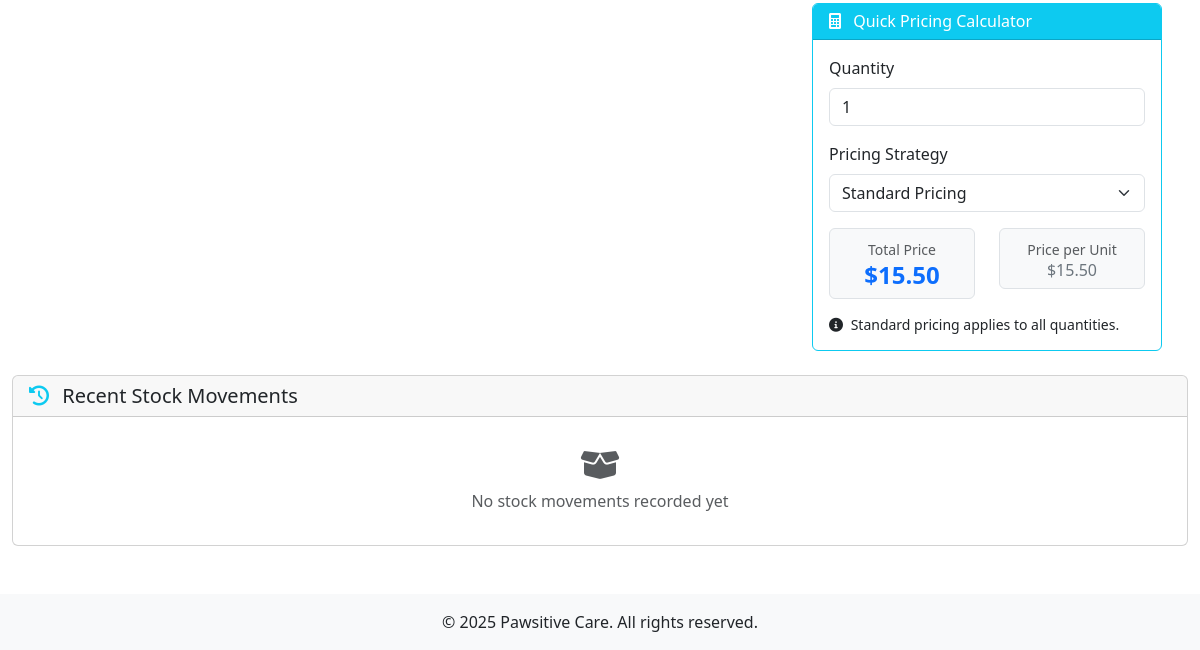
Before: /inventory/items/1/ (signed in, lower part) with the older database file.
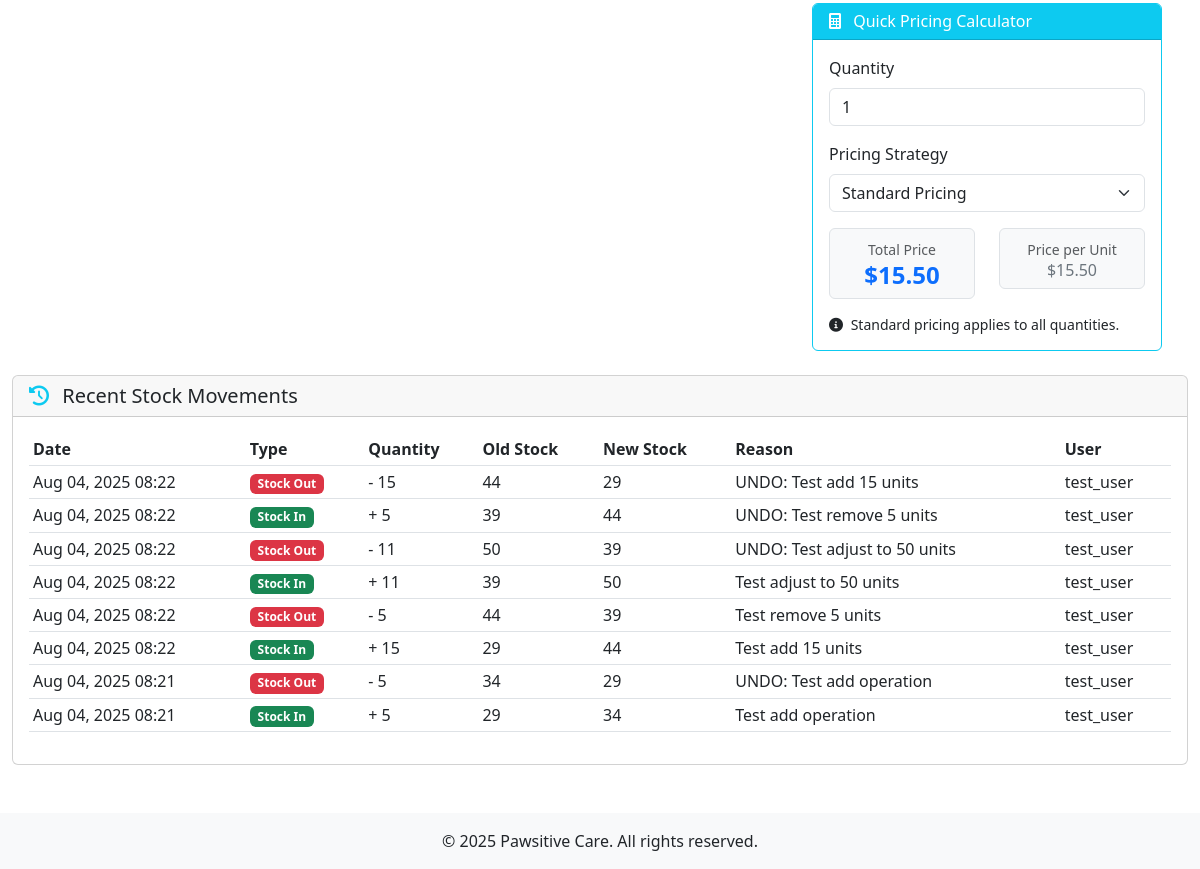
After: the same page with the newer database file.
### inventory/models.py (models this page shows, shortened)
class StockMovement(models.Model):
    MOVEMENT_TYPES = [
        ('IN', 'Stock In'),
        ('OUT', 'Stock Out'),
        ('ADJUSTMENT', 'Adjustment'),
        ('EXPIRED', 'Expired'),
        ('DAMAGED', 'Damaged'),
    ]
    item = models.ForeignKey(InventoryItem, on_delete=models.CASCADE, related_name='movements')
    movement_type = models.CharField(max_length=20, choices=MOVEMENT_TYPES)
    quantity = models.PositiveIntegerField()
    reason = models.CharField(max_length=200)
    old_quantity = models.PositiveIntegerField()
    new_quantity = models.PositiveIntegerField()
    created_by = models.ForeignKey(settings.AUTH_USER_MODEL, on_delete=models.SET_NULL, null=True)
    created_at = models.DateTimeField(auto_now_add=True)
    notes = models.TextField(blank=True)
    class Meta:
        ordering = ['-created_at']

### accounts/models.py (models this page shows, shortened)
class CustomUser(AbstractUser):
    ROLE_CHOICES = [
        ('admin', 'Admin'),
        ('vet', 'Veterinarian'),
        ('staff', 'Staff'),
        ('client', 'Client'),
    ]
    phone = models.CharField(max_length=20, blank=False)
    address = models.TextField(blank=False)
    role = models.CharField(max_length=10, choices=ROLE_CHOICES, default='client')
    def is_admin(self):
        return self.role == 'admin'
    def is_vet(self):
        return self.role == 'vet'
    def is_staff_member(self):
        return self.role == 'staff'

### inventory/views.py (the view)
# urls.py: path('items/<int:pk>/', views.InventoryItemDetailView.as_view(), name='item_detail'),
class InventoryItemDetailView(LoginRequiredMixin, DetailView):
    model = InventoryItem
    template_name = 'inventory/item_detail.html'
    context_object_name = 'item'
    def get_context_data(self, **kwargs):
        context = super().get_context_data(**kwargs)
        item = self.get_object()
        context['recent_movements'] = StockMovement.objects.filter(
            item=item
        ).select_related('created_by').order_by('-created_at')[:10]
        pricing_examples = {}
        base_price = item.unit_price
        standard_strategy = StandardPricing()
        pricing_examples['standard'] = {
            'qty_1': standard_strategy.calculate_price(base_price, 1),
            'qty_5': standard_strategy.calculate_price(base_price, 5),
            'qty_10': standard_strategy.calculate_price(base_price, 10),
            'qty_25': standard_strategy.calculate_price(base_price, 25),
            'qty_50': standard_strategy.calculate_price(base_price, 50),
        }
        bulk_strategy = BulkDiscountPricing(discount_tiers={10: 0.05, 25: 0.10, 50: 0.15})
        pricing_examples['bulk'] = {
            'qty_1': bulk_strategy.calculate_price(base_price, 1),
            'qty_5': bulk_strategy.calculate_price(base_price, 5),
            'qty_10': bulk_strategy.calculate_price(base_price, 10),
            'qty_25': bulk_strategy.calculate_price(base_price, 25),
            'qty_50': bulk_strategy.calculate_price(base_price, 50),
        }
        premium_strategy = PremiumPricing(premium_rate=-0.15)  # 15% discount (negative rate)
        pricing_examples['premium'] = {
            'qty_1': premium_strategy.calculate_price(base_price, 1),
            'qty_5': premium_strategy.calculate_price(base_price, 5),
            'qty_10': premium_strategy.calculate_price(base_price, 10),
            'qty_25': premium_strategy.calculate_price(base_price, 25),
            'qty_50': premium_strategy.calculate_price(base_price, 50),
        }
        membership_strategy = MembershipPricing(member_discount=0.12)  # 12% discount
        pricing_examples['membership'] = {
            'qty_1': membership_strategy.calculate_price(base_price, 1),
            'qty_5': membership_strategy.calculate_price(base_price, 5),
            'qty_10': membership_strategy.calculate_price(base_price, 10),
            'qty_25': membership_strategy.calculate_price(base_price, 25),
            'qty_50': membership_strategy.calculate_price(base_price, 50),
        }
        seasonal_strategy = SeasonalPricing(seasonal_multiplier=0.90)  # 10% summer discount
        pricing_examples['seasonal'] = {
            'qty_1': seasonal_strategy.calculate_price(base_price, 1),
            'qty_5': seasonal_strategy.calculate_price(base_price, 5),
            'qty_10': seasonal_strategy.calculate_price(base_price, 10),
            'qty_25': seasonal_strategy.calculate_price(base_price, 25),
            'qty_50': seasonal_strategy.calculate_price(base_price, 50),
        }
        if item.expiry_date:
            clearance_strategy = ClearancePricing(clearance_rate=0.30)  # 30% clearance discount
            pricing_examples['clearance'] = {
                'qty_1': clearance_strategy.calculate_price(base_price, 1, expiry_date=item.expiry_date),
                'qty_5': clearance_strategy.calculate_price(base_price, 5, expiry_date=item.expiry_date),
                'qty_10': clearance_strategy.calculate_price(base_price, 10, expiry_date=item.expiry_date),
                'qty_25': clearance_strategy.calculate_price(base_price, 25, expiry_date=item.expiry_date),
                'qty_50': clearance_strategy.calculate_price(base_price, 50, expiry_date=item.expiry_date),
            }
        context['pricing_examples'] = pricing_examples
        pricing_context = PricingContext(StandardPricing())
        context['standard_price'] = pricing_context.calculate_price(item.unit_price, 1)
        pricing_context.set_strategy(BulkDiscountPricing())
        context['bulk_price'] = pricing_context.calculate_price(item.unit_price, 10)
        return context

### inventory/models.py (called while the page is built)
    def get_queryset(self):
        return InventoryQuerySet(self.model, using=self._db)

    def is_low_stock(self):
        return self.quantity_in_stock <= self.minimum_stock_level

    def is_out_of_stock(self):
        return self.quantity_in_stock == 0

    def is_expiring_soon(self, days=30):
        if not self.expiry_date:
            return False
        cutoff_date = timezone.now().date() + timezone.timedelta(days=days)
        return self.expiry_date <= cutoff_date

    def calculate_total_value(self):
        return self.unit_price * self.quantity_in_stock

    @property
    def selling_price(self):
        return self.unit_price

### inventory/patterns/strategy.py (called while the page is built)
    def calculate_price(self, base_price: Decimal, quantity: int, **kwargs) -> Decimal:
        return base_price * Decimal(str(quantity))

    def get_strategy_name(self) -> str:
        return "Standard Pricing"

    def get_description(self) -> str:
        return "Standard pricing with no discounts or modifications"

    def get_strategy_name(self) -> str:
        return "Bulk Discount Pricing"

    def set_strategy(self, strategy: PricingStrategy):
        self._strategy = strategy

### inventory/templates/inventory/item_detail.html (shortened to what this page needs)
{% extends 'base.html' %}
{% load static %}
{% block content %}
<div class="container-fluid py-4">
  <div class="row mb-4">
    <div class="col-md-8">
    </div>
    <div class="col-md-4">
      <div class="mt-4">
        {% include 'inventory/widgets/pricing_calculator.html' %}
      </div>
    </div>
  </div>
  <div class="row">
    <div class="col-12">
      <div class="card">
        <div class="card-header">
          <h5 class="card-title mb-0">
            <i class="fas fa-history text-info me-2"></i>
            Recent Stock Movements
          </h5>
        </div>
        <div class="card-body">
          {% if recent_movements %}
          <div class="table-responsive">
            <table class="table table-sm">
              <thead>
                <tr>
                  <th>Date</th>
                  <th>Type</th>
                  <th>Quantity</th>
                  <th>Old Stock</th>
                  <th>New Stock</th>
                  <th>Reason</th>
                  <th>User</th>
                </tr>
              </thead>
              <tbody>
                {% for movement in recent_movements %}
                <tr>
                  <td>
                    {{ movement.created_at|date:"M d, Y H:i" }}
                  </td>
                  <td>
                    <span class="badge {% if movement.movement_type == 'IN' %}bg-success{% else %}bg-danger{% endif %}">
                      {{ movement.get_movement_type_display }}
                    </span>
                  </td>
                  <td>
                    {% if movement.movement_type == 'IN' %}+{% else %}-{% endif %}
                    {{ movement.quantity }}
                  </td>
                  <td>
                    {{ movement.old_quantity }}
                  </td>
                  <td>
                    {{ movement.new_quantity }}
                  </td>
                  <td>
                    {{ movement.reason }}
                  </td>
                  <td>
                    {% if movement.created_by %}
                    {{ movement.created_by.username }}
                    {% else %}
                    <span class="text-muted">System</span>
                    {% endif %}
                  </td>
                </tr>
                {% endfor %}
              </tbody>
            </table>
          </div>
          {% else %}
          <div class="text-center py-3">
            <i class="fas fa-box-open fa-2x text-muted mb-2"></i>
            <p class="text-muted mb-0">No stock movements recorded yet</p>
          </div>
          {% endif %}
        </div>
      </div>
    </div>
  </div>
</div>
{% endblock %}

Changed rows visible on the page:
added StockMovement: created_at "Aug 04, 2025 08:22", movement_type "Stock Out", quantity "15", old_quantity "44", new_quantity "29", reason "UNDO: Test add 15 units", created_by.username "test_user"
added StockMovement: created_at "Aug 04, 2025 08:22", movement_type "Stock In", quantity "5", old_quantity "39", new_quantity "44", reason "UNDO: Test remove 5 units", created_by.username "test_user"
added StockMovement: created_at "Aug 04, 2025 08:22", movement_type "Stock Out", quantity "11", old_quantity "50", new_quantity "39", reason "UNDO: Test adjust to 50 units", created_by.username "test_user"
added StockMovement: created_at "Aug 04, 2025 08:22", movement_type "Stock In", quantity "11", old_quantity "39", new_quantity "50", reason "Test adjust to 50 units", created_by.username "test_user"
added StockMovement: created_at "Aug 04, 2025 08:22", movement_type "Stock Out", quantity "5", old_quantity "44", new_quantity "39", reason "Test remove 5 units", created_by.username "test_user"
added StockMovement: created_at "Aug 04, 2025 08:22", movement_type "Stock In", quantity "15", old_quantity "29", new_quantity "44", reason "Test add 15 units", created_by.username "test_user"
added StockMovement: created_at "Aug 04, 2025 08:21", movement_type "Stock Out", quantity "5", old_quantity "34", new_quantity "29", reason "UNDO: Test add operation", created_by.username "test_user"
added StockMovement: created_at "Aug 04, 2025 08:21", movement_type "Stock In", quantity "5", old_quantity "29", new_quantity "34", reason "Test add operation", created_by.username "test_user"
Other visible differences:
text no longer shown: "No stock movements recorded yet"
text now shown: "Date Type Quantity Old Stock New Stock Reason User"
